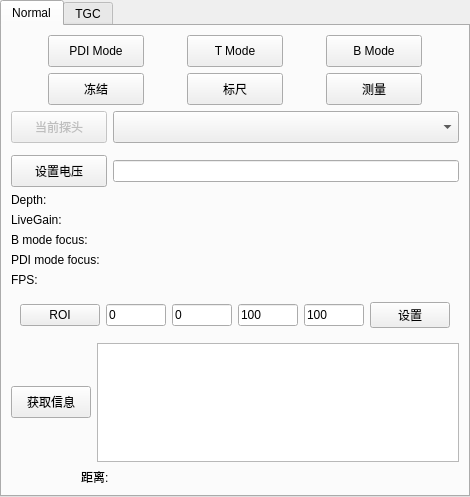
<?xml version="1.0" encoding="UTF-8"?>
<ui version="4.0">
 <class>JMeasure</class>
 <widget class="qMRMLWidget" name="JMeasure">
  <property name="geometry">
   <rect>
    <x>0</x>
    <y>0</y>
    <width>470</width>
    <height>497</height>
   </rect>
  </property>
  <property name="styleSheet">
   <string notr="true"/>
  </property>
  <layout class="QVBoxLayout" name="verticalLayout">
   <property name="spacing">
    <number>0</number>
   </property>
   <property name="leftMargin">
    <number>0</number>
   </property>
   <property name="topMargin">
    <number>0</number>
   </property>
   <property name="rightMargin">
    <number>0</number>
   </property>
   <property name="bottomMargin">
    <number>0</number>
   </property>
   <item>
    <widget class="QTabWidget" name="tabWidget">
     <property name="currentIndex">
      <number>0</number>
     </property>
     <widget class="QWidget" name="tabWidgetPage1">
      <attribute name="title">
       <string>Normal</string>
      </attribute>
      <layout class="QVBoxLayout" name="verticalLayout_2">
       <item>
        <layout class="QHBoxLayout" name="horizontalLayout_2">
         <item>
          <widget class="QPushButton" name="btn_PDI">
           <property name="minimumSize">
            <size>
             <width>96</width>
             <height>32</height>
            </size>
           </property>
           <property name="maximumSize">
            <size>
             <width>96</width>
             <height>32</height>
            </size>
           </property>
           <property name="text">
            <string>PDI Mode</string>
           </property>
           <property name="checkable">
            <bool>true</bool>
           </property>
           <property name="checked">
            <bool>false</bool>
           </property>
          </widget>
         </item>
         <item>
          <widget class="QPushButton" name="btn_TMod">
           <property name="minimumSize">
            <size>
             <width>96</width>
             <height>32</height>
            </size>
           </property>
           <property name="maximumSize">
            <size>
             <width>96</width>
             <height>32</height>
            </size>
           </property>
           <property name="text">
            <string>T Mode</string>
           </property>
           <property name="checkable">
            <bool>true</bool>
           </property>
          </widget>
         </item>
         <item>
          <widget class="QPushButton" name="btn_BMod">
           <property name="minimumSize">
            <size>
             <width>96</width>
             <height>32</height>
            </size>
           </property>
           <property name="maximumSize">
            <size>
             <width>96</width>
             <height>32</height>
            </size>
           </property>
           <property name="text">
            <string>B Mode</string>
           </property>
           <property name="checkable">
            <bool>true</bool>
           </property>
          </widget>
         </item>
        </layout>
       </item>
       <item>
        <layout class="QHBoxLayout" name="horizontalLayout">
         <item>
          <widget class="QPushButton" name="btn_freeze">
           <property name="minimumSize">
            <size>
             <width>96</width>
             <height>32</height>
            </size>
           </property>
           <property name="maximumSize">
            <size>
             <width>96</width>
             <height>32</height>
            </size>
           </property>
           <property name="text">
            <string>冻结</string>
           </property>
           <property name="checkable">
            <bool>true</bool>
           </property>
          </widget>
         </item>
         <item>
          <widget class="QPushButton" name="btn_Ruler">
           <property name="minimumSize">
            <size>
             <width>96</width>
             <height>32</height>
            </size>
           </property>
           <property name="maximumSize">
            <size>
             <width>96</width>
             <height>32</height>
            </size>
           </property>
           <property name="text">
            <string>标尺</string>
           </property>
           <property name="checkable">
            <bool>true</bool>
           </property>
          </widget>
         </item>
         <item>
          <widget class="QPushButton" name="btn_measure">
           <property name="minimumSize">
            <size>
             <width>96</width>
             <height>32</height>
            </size>
           </property>
           <property name="maximumSize">
            <size>
             <width>96</width>
             <height>32</height>
            </size>
           </property>
           <property name="text">
            <string>测量</string>
           </property>
          </widget>
         </item>
        </layout>
       </item>
       <item>
        <widget class="QWidget" name="widget_4" native="true">
         <layout class="QHBoxLayout" name="horizontalLayout_5">
          <property name="leftMargin">
           <number>0</number>
          </property>
          <property name="topMargin">
           <number>0</number>
          </property>
          <property name="rightMargin">
           <number>0</number>
          </property>
          <property name="bottomMargin">
           <number>0</number>
          </property>
          <item>
           <widget class="QPushButton" name="btn_set_probe">
            <property name="enabled">
             <bool>false</bool>
            </property>
            <property name="minimumSize">
             <size>
              <width>96</width>
              <height>32</height>
             </size>
            </property>
            <property name="maximumSize">
             <size>
              <width>96</width>
              <height>32</height>
             </size>
            </property>
            <property name="text">
             <string>当前探头</string>
            </property>
            <property name="checkable">
             <bool>false</bool>
            </property>
           </widget>
          </item>
          <item>
           <widget class="QComboBox" name="comboBox_2">
            <property name="minimumSize">
             <size>
              <width>0</width>
              <height>32</height>
             </size>
            </property>
           </widget>
          </item>
         </layout>
        </widget>
       </item>
       <item>
        <widget class="QWidget" name="widget_3" native="true">
         <layout class="QHBoxLayout" name="horizontalLayout_7">
          <property name="leftMargin">
           <number>0</number>
          </property>
          <property name="topMargin">
           <number>0</number>
          </property>
          <property name="rightMargin">
           <number>0</number>
          </property>
          <property name="bottomMargin">
           <number>0</number>
          </property>
         </layout>
        </widget>
       </item>
       <item>
        <layout class="QHBoxLayout" name="horizontalLayout_22">
         <item>
          <widget class="QPushButton" name="btn_set_power">
           <property name="minimumSize">
            <size>
             <width>96</width>
             <height>32</height>
            </size>
           </property>
           <property name="maximumSize">
            <size>
             <width>96</width>
             <height>32</height>
            </size>
           </property>
           <property name="text">
            <string>设置电压</string>
           </property>
          </widget>
         </item>
         <item>
          <widget class="QLineEdit" name="edit_power"/>
         </item>
        </layout>
       </item>
       <item>
        <layout class="QHBoxLayout" name="horizontalLayout_3">
         <item>
          <widget class="QLabel" name="label">
           <property name="text">
            <string>Depth:</string>
           </property>
          </widget>
         </item>
         <item>
          <widget class="ctkSliderWidget" name="ctkSliderWidget1" native="true"/>
         </item>
        </layout>
       </item>
       <item>
        <layout class="QHBoxLayout" name="horizontalLayout_4">
         <item>
          <widget class="QLabel" name="label_4">
           <property name="text">
            <string>LiveGain:</string>
           </property>
          </widget>
         </item>
         <item>
          <widget class="ctkSliderWidget" name="ctkSliderWidget1_3" native="true"/>
         </item>
        </layout>
       </item>
       <item>
        <widget class="QWidget" name="widget" native="true">
         <layout class="QHBoxLayout" name="horizontalLayout_17">
          <property name="leftMargin">
           <number>0</number>
          </property>
          <property name="topMargin">
           <number>0</number>
          </property>
          <property name="rightMargin">
           <number>0</number>
          </property>
          <property name="bottomMargin">
           <number>0</number>
          </property>
          <item>
           <layout class="QHBoxLayout" name="horizontalLayout_16">
            <item>
             <widget class="QLabel" name="label_11">
              <property name="text">
               <string>B mode focus:</string>
              </property>
             </widget>
            </item>
            <item>
             <widget class="ctkSliderWidget" name="ctkSliderWidget1_4" native="true"/>
            </item>
           </layout>
          </item>
         </layout>
        </widget>
       </item>
       <item>
        <widget class="QWidget" name="widget_6" native="true">
         <layout class="QHBoxLayout" name="horizontalLayout_20">
          <property name="leftMargin">
           <number>0</number>
          </property>
          <property name="topMargin">
           <number>0</number>
          </property>
          <property name="rightMargin">
           <number>0</number>
          </property>
          <property name="bottomMargin">
           <number>0</number>
          </property>
          <item>
           <layout class="QHBoxLayout" name="horizontalLayout_19">
            <item>
             <widget class="QLabel" name="label_13">
              <property name="text">
               <string>PDI mode focus:</string>
              </property>
             </widget>
            </item>
            <item>
             <widget class="ctkSliderWidget" name="ctkSliderWidget1_5" native="true"/>
            </item>
           </layout>
          </item>
         </layout>
        </widget>
       </item>
       <item>
        <widget class="QLabel" name="label_12">
         <property name="text">
          <string>FPS:</string>
         </property>
        </widget>
       </item>
       <item>
        <widget class="QWidget" name="widget_5" native="true">
         <layout class="QHBoxLayout" name="horizontalLayout_18">
          <item>
           <widget class="QPushButton" name="btn_roi">
            <property name="text">
             <string>ROI</string>
            </property>
            <property name="checkable">
             <bool>true</bool>
            </property>
           </widget>
          </item>
          <item>
           <widget class="QLineEdit" name="lineEdit">
            <property name="text">
             <string>0</string>
            </property>
           </widget>
          </item>
          <item>
           <widget class="QLineEdit" name="lineEdit_2">
            <property name="text">
             <string>0</string>
            </property>
           </widget>
          </item>
          <item>
           <widget class="QLineEdit" name="lineEdit_4">
            <property name="text">
             <string>100</string>
            </property>
           </widget>
          </item>
          <item>
           <widget class="QLineEdit" name="lineEdit_3">
            <property name="text">
             <string>100</string>
            </property>
           </widget>
          </item>
          <item>
           <widget class="QPushButton" name="pushButton_4">
            <property name="text">
             <string>设置</string>
            </property>
           </widget>
          </item>
         </layout>
        </widget>
       </item>
       <item>
        <widget class="QWidget" name="widget_2" native="true">
         <layout class="QHBoxLayout" name="horizontalLayout_6" stretch="0,0">
          <property name="leftMargin">
           <number>0</number>
          </property>
          <property name="topMargin">
           <number>0</number>
          </property>
          <property name="rightMargin">
           <number>0</number>
          </property>
          <property name="bottomMargin">
           <number>0</number>
          </property>
          <item>
           <widget class="QPushButton" name="pushButton_2">
            <property name="minimumSize">
             <size>
              <width>0</width>
              <height>32</height>
             </size>
            </property>
            <property name="text">
             <string>获取信息</string>
            </property>
           </widget>
          </item>
          <item>
           <widget class="QTextEdit" name="textEdit"/>
          </item>
         </layout>
        </widget>
       </item>
       <item>
        <layout class="QHBoxLayout" name="horizontalLayout_21" stretch="2,7">
         <item alignment="Qt::AlignRight">
          <widget class="QLabel" name="label_14">
           <property name="text">
            <string>距离:</string>
           </property>
          </widget>
         </item>
         <item>
          <widget class="QLabel" name="label_dis">
           <property name="text">
            <string/>
           </property>
          </widget>
         </item>
        </layout>
       </item>
      </layout>
     </widget>
     <widget class="QWidget" name="tab">
      <attribute name="title">
       <string>TGC</string>
      </attribute>
      <layout class="QVBoxLayout" name="verticalLayout_3">
       <item>
        <layout class="QHBoxLayout" name="horizontalLayout_8">
         <item>
          <widget class="QLabel" name="label_2">
           <property name="text">
            <string>TGC1</string>
           </property>
          </widget>
         </item>
         <item>
          <widget class="QSlider" name="horizontalSlider">
           <property name="minimum">
            <number>-20</number>
           </property>
           <property name="maximum">
            <number>20</number>
           </property>
           <property name="pageStep">
            <number>1</number>
           </property>
           <property name="orientation">
            <enum>Qt::Horizontal</enum>
           </property>
          </widget>
         </item>
        </layout>
       </item>
       <item>
        <layout class="QHBoxLayout" name="horizontalLayout_9">
         <item>
          <widget class="QLabel" name="label_3">
           <property name="text">
            <string>TGC2</string>
           </property>
          </widget>
         </item>
         <item>
          <widget class="QSlider" name="horizontalSlider_2">
           <property name="minimum">
            <number>-20</number>
           </property>
           <property name="maximum">
            <number>20</number>
           </property>
           <property name="pageStep">
            <number>1</number>
           </property>
           <property name="orientation">
            <enum>Qt::Horizontal</enum>
           </property>
          </widget>
         </item>
        </layout>
       </item>
       <item>
        <layout class="QHBoxLayout" name="horizontalLayout_10">
         <item>
          <widget class="QLabel" name="label_5">
           <property name="text">
            <string>TGC3</string>
           </property>
          </widget>
         </item>
         <item>
          <widget class="QSlider" name="horizontalSlider_3">
           <property name="minimum">
            <number>-20</number>
           </property>
           <property name="maximum">
            <number>20</number>
           </property>
           <property name="pageStep">
            <number>1</number>
           </property>
           <property name="orientation">
            <enum>Qt::Horizontal</enum>
           </property>
          </widget>
         </item>
        </layout>
       </item>
       <item>
        <layout class="QHBoxLayout" name="horizontalLayout_11">
         <item>
          <widget class="QLabel" name="label_6">
           <property name="text">
            <string>TGC4</string>
           </property>
          </widget>
         </item>
         <item>
          <widget class="QSlider" name="horizontalSlider_4">
           <property name="minimum">
            <number>-20</number>
           </property>
           <property name="maximum">
            <number>20</number>
           </property>
           <property name="pageStep">
            <number>1</number>
           </property>
           <property name="orientation">
            <enum>Qt::Horizontal</enum>
           </property>
          </widget>
         </item>
        </layout>
       </item>
       <item>
        <layout class="QHBoxLayout" name="horizontalLayout_12">
         <item>
          <widget class="QLabel" name="label_7">
           <property name="text">
            <string>TGC5</string>
           </property>
          </widget>
         </item>
         <item>
          <widget class="QSlider" name="horizontalSlider_5">
           <property name="minimum">
            <number>-20</number>
           </property>
           <property name="maximum">
            <number>20</number>
           </property>
           <property name="pageStep">
            <number>1</number>
           </property>
           <property name="orientation">
            <enum>Qt::Horizontal</enum>
           </property>
          </widget>
         </item>
        </layout>
       </item>
       <item>
        <layout class="QHBoxLayout" name="horizontalLayout_13">
         <item>
          <widget class="QLabel" name="label_8">
           <property name="text">
            <string>TGC6</string>
           </property>
          </widget>
         </item>
         <item>
          <widget class="QSlider" name="horizontalSlider_6">
           <property name="minimum">
            <number>-20</number>
           </property>
           <property name="maximum">
            <number>20</number>
           </property>
           <property name="pageStep">
            <number>1</number>
           </property>
           <property name="orientation">
            <enum>Qt::Horizontal</enum>
           </property>
          </widget>
         </item>
        </layout>
       </item>
       <item>
        <layout class="QHBoxLayout" name="horizontalLayout_14">
         <item>
          <widget class="QLabel" name="label_9">
           <property name="text">
            <string>TGC7</string>
           </property>
          </widget>
         </item>
         <item>
          <widget class="QSlider" name="horizontalSlider_7">
           <property name="minimum">
            <number>-20</number>
           </property>
           <property name="maximum">
            <number>20</number>
           </property>
           <property name="pageStep">
            <number>1</number>
           </property>
           <property name="orientation">
            <enum>Qt::Horizontal</enum>
           </property>
          </widget>
         </item>
        </layout>
       </item>
       <item>
        <layout class="QHBoxLayout" name="horizontalLayout_15">
         <item>
          <widget class="QLabel" name="label_10">
           <property name="text">
            <string>TGC8</string>
           </property>
          </widget>
         </item>
         <item>
          <widget class="QSlider" name="horizontalSlider_8">
           <property name="minimum">
            <number>-20</number>
           </property>
           <property name="maximum">
            <number>20</number>
           </property>
           <property name="pageStep">
            <number>1</number>
           </property>
           <property name="orientation">
            <enum>Qt::Horizontal</enum>
           </property>
          </widget>
         </item>
        </layout>
       </item>
       <item>
        <widget class="QPushButton" name="pushButton">
         <property name="text">
          <string>Reset</string>
         </property>
        </widget>
       </item>
      </layout>
     </widget>
    </widget>
   </item>
  </layout>
 </widget>
 <customwidgets>
  <customwidget>
   <class>qMRMLWidget</class>
   <extends>QWidget</extends>
   <header>qMRMLWidget.h</header>
   <container>1</container>
  </customwidget>
  <customwidget>
   <class>ctkSliderWidget</class>
   <extends>QWidget</extends>
   <header location="global">ctksliderwidget.h</header>
   <container>1</container>
  </customwidget>
 </customwidgets>
 <resources/>
 <connections/>
</ui>
